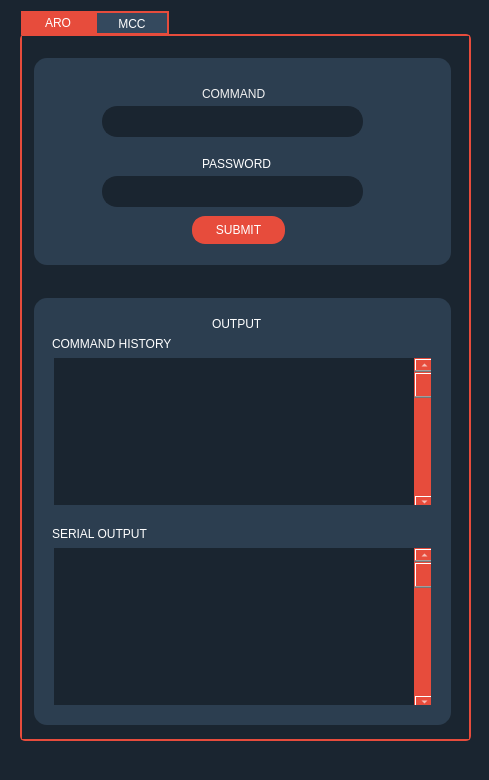
<?xml version="1.0" encoding="UTF-8"?>
<ui version="4.0">
 <class>main_window</class>
 <widget class="QMainWindow" name="main_window">
  <property name="geometry">
   <rect>
    <x>0</x>
    <y>0</y>
    <width>489</width>
    <height>780</height>
   </rect>
  </property>
  <property name="windowTitle">
   <string>MainWindow</string>
  </property>
  <property name="styleSheet">
   <string notr="true">background-color: rgb(255, 255, 255);</string>
  </property>
  <widget class="QWidget" name="main_widget">
   <property name="styleSheet">
    <string notr="true">QWidget{
	background-color: rgb(26, 37, 48);
}</string>
   </property>
   <widget class="QTabWidget" name="tab_group">
    <property name="geometry">
     <rect>
      <x>20</x>
      <y>10</y>
      <width>451</width>
      <height>731</height>
     </rect>
    </property>
    <property name="acceptDrops">
     <bool>false</bool>
    </property>
    <property name="autoFillBackground">
     <bool>false</bool>
    </property>
    <property name="styleSheet">
     <string notr="true">QTabBar::tab:selected {
color: rgb(255, 255, 255);
background-color: rgb(231, 76, 60);
}

QTabBar::tab:!selected {
color: rgb(255,255,255);
background-color: rgb(52, 73, 94);
}

QTabWidget:pane { /*replace icon text as pane ok....*/
	font: 57 9pt &quot;Dubai Medium&quot;;
	border: 2px solid rgb(231, 76, 60);
	border-radius: 5px;
	color: rgb(255, 255, 255);
	background-color: rgb(26, 37, 48);
}

QTabBar::tab {
border: 2px solid rgb(231, 76, 60);
border-bottom-color:rgb(231, 76, 60);
border-radius-top: 7px;
height: 20px;
width: 70px;
background-color: rgb(231, 76, 60);
}

QTabWidget{
	background-color: rgb(255,255,255);
	font: 57 9pt &quot;Dubai Medium&quot;;
}

QTabWidget::tab-bar {
left: 1px;
bottom: -1px;
background-color: rgb(255,255,255);
}
</string>
    </property>
    <property name="currentIndex">
     <number>0</number>
    </property>
    <widget class="QWidget" name="ARO_tab">
     <property name="styleSheet">
      <string notr="true">QWidget{
	background-color: rgb(26, 37, 48);
	color: rgb(255, 255, 255);
	border: 2px;

}</string>
     </property>
     <attribute name="title">
      <string>ARO</string>
     </attribute>
     <widget class="QGroupBox" name="ARO_input_group">
      <property name="geometry">
       <rect>
        <x>10</x>
        <y>20</y>
        <width>421</width>
        <height>211</height>
       </rect>
      </property>
      <property name="autoFillBackground">
       <bool>false</bool>
      </property>
      <property name="styleSheet">
       <string notr="true">QGroupBox{
	font: 57 8pt &quot;Dubai Medium&quot;;
	border: 2px solid rgb(26, 37, 48);
	border-radius: 15px;
	color: rgb(255, 255, 255);
	background-color: rgb(44, 62, 80);
}</string>
      </property>
      <property name="title">
       <string/>
      </property>
      <widget class="QPushButton" name="pass_submit">
       <property name="geometry">
        <rect>
         <x>160</x>
         <y>160</y>
         <width>93</width>
         <height>28</height>
        </rect>
       </property>
       <property name="styleSheet">
        <string notr="true">QPushButton{
	font: 57 9pt &quot;Dubai Medium&quot;;
	border: 2px solid rgb(231, 76, 60);
	border-radius: 12.5px;
	padding-left: 5px;
	padding-right: 5px;
	color: rgb(255, 255, 255);
	background-color: rgb(231, 76, 60);
}</string>
       </property>
       <property name="text">
        <string>SUBMIT</string>
       </property>
      </widget>
      <widget class="QLabel" name="cmd_label">
       <property name="geometry">
        <rect>
         <x>170</x>
         <y>30</y>
         <width>91</width>
         <height>16</height>
        </rect>
       </property>
       <property name="styleSheet">
        <string notr="true">font: 57 9pt &quot;Dubai Medium&quot;;
color: rgb(242, 242, 242);
background-color: rgb(44, 62, 80);</string>
       </property>
       <property name="text">
        <string>COMMAND</string>
       </property>
      </widget>
      <widget class="QLabel" name="pass_label">
       <property name="geometry">
        <rect>
         <x>170</x>
         <y>100</y>
         <width>81</width>
         <height>16</height>
        </rect>
       </property>
       <property name="styleSheet">
        <string notr="true">font: 57 9pt &quot;Dubai Medium&quot;;
color: rgb(255, 255, 255);
background-color: rgb(44, 62, 80);</string>
       </property>
       <property name="text">
        <string>PASSWORD</string>
       </property>
      </widget>
      <widget class="QLineEdit" name="pass_input">
       <property name="geometry">
        <rect>
         <x>70</x>
         <y>120</y>
         <width>261</width>
         <height>31</height>
        </rect>
       </property>
       <property name="styleSheet">
        <string notr="true">QLineEdit{
	border: 2px solid rgb(26, 37, 48);
	border-radius: 15px;
	padding-left: 5px;
	padding-right:5px;
	color: rgb(255, 255, 255);
	background-color: rgb(26, 37, 48);
}</string>
       </property>
      </widget>
      <widget class="QLineEdit" name="cmd_input">
       <property name="geometry">
        <rect>
         <x>70</x>
         <y>50</y>
         <width>261</width>
         <height>31</height>
        </rect>
       </property>
       <property name="styleSheet">
        <string notr="true">QLineEdit{
	border: 2px solid rgb(26, 37, 48);
	border-radius: 15px;
	padding-left: 5px;
	padding-right: 5px;
	background-color:rgb(26, 37, 48);
	color: rgb(255, 255, 255);
}</string>
       </property>
      </widget>
     </widget>
     <widget class="QGroupBox" name="ARO_output">
      <property name="geometry">
       <rect>
        <x>10</x>
        <y>260</y>
        <width>421</width>
        <height>431</height>
       </rect>
      </property>
      <property name="styleSheet">
       <string notr="true">QGroupBox{
	font: 57 8pt &quot;Dubai Medium&quot;;
	border: 2px solid rgb(26, 37, 48);
	border-radius: 15px;
	color: rgb(255, 255, 255);
	background-color: rgb(44, 62, 80);
}</string>
      </property>
      <property name="title">
       <string/>
      </property>
      <widget class="QLabel" name="cmd_history_label">
       <property name="geometry">
        <rect>
         <x>20</x>
         <y>40</y>
         <width>141</width>
         <height>16</height>
        </rect>
       </property>
       <property name="styleSheet">
        <string notr="true">font: 57 9pt &quot;Dubai Medium&quot;;
color: rgb(255, 255, 255);
background-color: rgb(44, 62, 80);</string>
       </property>
       <property name="text">
        <string>COMMAND HISTORY</string>
       </property>
      </widget>
      <widget class="QLabel" name="serial_ouput_label">
       <property name="geometry">
        <rect>
         <x>20</x>
         <y>230</y>
         <width>111</width>
         <height>16</height>
        </rect>
       </property>
       <property name="styleSheet">
        <string notr="true">font: 57 9pt &quot;Dubai Medium&quot;;
color: rgb(255, 255, 255);
background-color: rgb(44, 62, 80);</string>
       </property>
       <property name="text">
        <string>SERIAL OUTPUT</string>
       </property>
      </widget>
      <widget class="QScrollArea" name="cmd_history_scrollArea">
       <property name="geometry">
        <rect>
         <x>20</x>
         <y>60</y>
         <width>381</width>
         <height>151</height>
        </rect>
       </property>
       <property name="styleSheet">
        <string notr="true">QScrollArea{
	border: 2px solid rgb(44, 62, 80);
	color: rgb(255, 255, 255);
	background-color: rgb(26, 37, 48);
	border-radius: 5px;
}</string>
       </property>
       <property name="widgetResizable">
        <bool>true</bool>
       </property>
       <widget class="QWidget" name="cmd_history_content">
        <property name="geometry">
         <rect>
          <x>0</x>
          <y>0</y>
          <width>377</width>
          <height>147</height>
         </rect>
        </property>
        <widget class="QScrollBar" name="cmd_history_scrollBar">
         <property name="geometry">
          <rect>
           <x>360</x>
           <y>0</y>
           <width>21</width>
           <height>151</height>
          </rect>
         </property>
         <property name="styleSheet">
          <string notr="true">background-color: rgb(231, 76, 60);</string>
         </property>
         <property name="orientation">
          <enum>Qt::Vertical</enum>
         </property>
        </widget>
       </widget>
      </widget>
      <widget class="QScrollArea" name="serial_output_scrollArea">
       <property name="geometry">
        <rect>
         <x>20</x>
         <y>250</y>
         <width>381</width>
         <height>161</height>
        </rect>
       </property>
       <property name="styleSheet">
        <string notr="true">QScrollArea{
	border: 2px solid rgb(44, 62, 80);
	color: rgb(255, 255, 255);
	background-color: rgb(26, 37, 48);
	border-radius: 5px;
}</string>
       </property>
       <property name="widgetResizable">
        <bool>true</bool>
       </property>
       <widget class="QWidget" name="serial_content">
        <property name="geometry">
         <rect>
          <x>0</x>
          <y>0</y>
          <width>377</width>
          <height>157</height>
         </rect>
        </property>
        <widget class="QScrollBar" name="serial_scrollBar">
         <property name="geometry">
          <rect>
           <x>360</x>
           <y>0</y>
           <width>21</width>
           <height>161</height>
          </rect>
         </property>
         <property name="styleSheet">
          <string notr="true">
background-color: rgb(231, 76, 60);</string>
         </property>
         <property name="orientation">
          <enum>Qt::Vertical</enum>
         </property>
        </widget>
       </widget>
      </widget>
      <widget class="QLabel" name="output_label">
       <property name="geometry">
        <rect>
         <x>180</x>
         <y>20</y>
         <width>61</width>
         <height>16</height>
        </rect>
       </property>
       <property name="styleSheet">
        <string notr="true">color: rgb(255, 255, 255);
background-color: rgb(44, 62, 80);
font: 57 9pt &quot;Dubai Medium&quot;;</string>
       </property>
       <property name="text">
        <string>OUTPUT</string>
       </property>
      </widget>
     </widget>
    </widget>
    <widget class="QWidget" name="MCC_tab">
     <attribute name="title">
      <string>MCC</string>
     </attribute>
     <widget class="QGroupBox" name="sat_selfie_group">
      <property name="geometry">
       <rect>
        <x>20</x>
        <y>30</y>
        <width>401</width>
        <height>301</height>
       </rect>
      </property>
      <property name="styleSheet">
       <string notr="true">QGroupBox{
	font: 57 8pt &quot;Dubai Medium&quot;;
	border: 2px solid rgb(26, 37, 48);
	border-radius: 15px;
	color: rgb(255, 255, 255);
	background-color: rgb(44, 62, 80);
}</string>
      </property>
      <property name="title">
       <string/>
      </property>
      <widget class="QGraphicsView" name="sat_graphics_view">
       <property name="geometry">
        <rect>
         <x>20</x>
         <y>20</y>
         <width>361</width>
         <height>261</height>
        </rect>
       </property>
       <property name="styleSheet">
        <string notr="true">QGraphicsView{
	font: 57 8pt &quot;Dubai Medium&quot;;
	border: 2px solid rgb(26, 37, 48);
	border-radius: 15px;
	color: rgb(255, 255, 255);
	background-color: rgb(26, 37, 48);
}</string>
       </property>
      </widget>
     </widget>
     <widget class="QGroupBox" name="map_view_group">
      <property name="geometry">
       <rect>
        <x>20</x>
        <y>370</y>
        <width>401</width>
        <height>301</height>
       </rect>
      </property>
      <property name="styleSheet">
       <string notr="true">QGroupBox{
	font: 57 8pt &quot;Dubai Medium&quot;;
	border: 2px solid rgb(26, 37, 48);
	border-radius: 15px;
	color: rgb(255, 255, 255);
	background-color: rgb(44, 62, 80);
}</string>
      </property>
      <property name="title">
       <string/>
      </property>
      <widget class="QGraphicsView" name="map_graphics_view">
       <property name="geometry">
        <rect>
         <x>20</x>
         <y>20</y>
         <width>361</width>
         <height>261</height>
        </rect>
       </property>
       <property name="styleSheet">
        <string notr="true">QGraphicsView{
	font: 57 8pt &quot;Dubai Medium&quot;;
	border: 2px solid rgb(26, 37, 48);
	border-radius: 15px;
	color: rgb(255, 255, 255);
	background-color: rgb(26, 37, 48);
}</string>
       </property>
      </widget>
     </widget>
    </widget>
   </widget>
  </widget>
  <widget class="QMenuBar" name="menubar">
   <property name="geometry">
    <rect>
     <x>0</x>
     <y>0</y>
     <width>489</width>
     <height>26</height>
    </rect>
   </property>
  </widget>
 </widget>
 <resources/>
 <connections/>
</ui>
